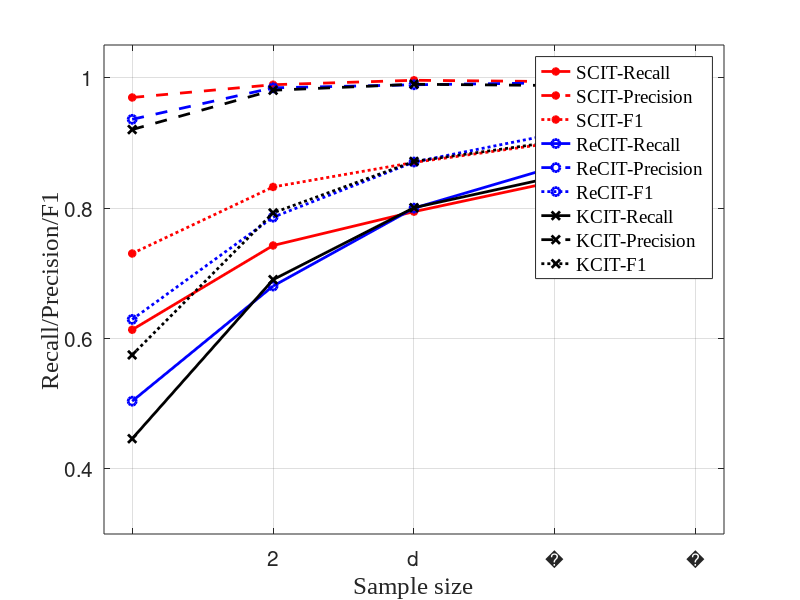

Reproduce this figure in MATLAB.
clear;
clc;
x=[1,2,3,4,5];
SCIT  = [0.6133    0.9695    0.7302    0.7425    0.9891    0.8323    0.7944    0.9959    0.8699    0.8406    0.9939    0.9001    0.8643    0.9963    0.9157];
ReCIT = [0.5037    0.9360    0.6291    0.6803    0.9843    0.7859    0.7998    0.9890    0.8705    0.8634    0.9920    0.9137    0.8728    0.9854    0.9150];
FRCIT = [0.4462    0.9203    0.5747    0.6901    0.9806    0.7925    0.8005    0.9898    0.8714    0.8478    0.9879    0.9018    0.8702    0.9928    0.9182];
SCIT_Recall = SCIT([1,4,7,10,13]);
ReCIT_Recall = ReCIT([1,4,7,10,13]);
FRCIT_Recall = FRCIT([1,4,7,10,13]);
SCIT_Precision = SCIT([2,5,8,11,14]);
ReCIT_Precision = ReCIT([2,5,8,11,14]);
FRCIT_Precision = FRCIT([2,5,8,11,14]);
SCIT_F1 = SCIT([3,6,9,12,15]);
ReCIT_F1 = ReCIT([3,6,9,12,15]);
FRCIT_F1 = FRCIT([3,6,9,12,15]);

lw = 2;
plot(x,SCIT_Recall,'*-r','LineWidth',lw); 
hold on;
plot(x,SCIT_Precision,'*--r','LineWidth',lw);
hold on;
plot(x,SCIT_F1,'*:r','LineWidth',lw);
hold on;
plot(x,ReCIT_Recall,'o-b','LineWidth',lw);
hold on;
plot(x,ReCIT_Precision,'o--b','LineWidth',lw);
hold on;
plot(x,ReCIT_F1,'o:b','LineWidth',lw);
hold on;
plot(x,FRCIT_Recall,'x-k','LineWidth',lw);
hold on;
plot(x,FRCIT_Precision,'x--k','LineWidth',lw);
hold on;
plot(x,FRCIT_F1,'x:k','LineWidth',lw);
hold on;
grid on;
xlim([0.8,5.2]);
ylim([0.3,1.05]);
set(gca,'xtick',[1:1:5]);
set(gca,'xTickLabel',{25,50,100,150,200},'FontSize',15);
set(gca,'ytick',[0.4 0.6 0.8 1.0]);
xlabel('Sample size','FontSize',18,'Fontname','Times New Roman');
ylabel('Recall/Precision/F1','FontSize',18,'Fontname','Times New Roman');
legend('SCIT-Recall','SCIT-Precision','SCIT-F1','ReCIT-Recall','ReCIT-Precision','ReCIT-F1','KCIT-Recall','KCIT-Precision','KCIT-F1','Fontname','Times New Roman');